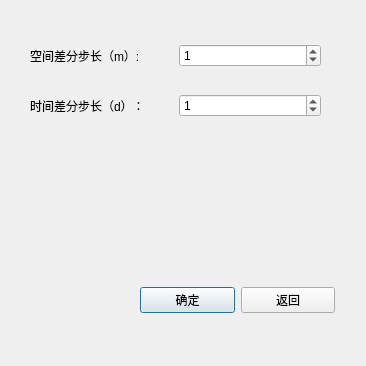
<?xml version="1.0" encoding="UTF-8"?>
<ui version="4.0">
 <class>Set_FDM</class>
 <widget class="QDialog" name="Set_FDM">
  <property name="geometry">
   <rect>
    <x>0</x>
    <y>0</y>
    <width>366</width>
    <height>366</height>
   </rect>
  </property>
  <property name="windowTitle">
   <string>数值解设置</string>
  </property>
  <widget class="QWidget" name="horizontalLayoutWidget_4">
   <property name="geometry">
    <rect>
     <x>140</x>
     <y>260</y>
     <width>195</width>
     <height>80</height>
    </rect>
   </property>
   <layout class="QHBoxLayout" name="horizontalLayout_4">
    <item>
     <widget class="QPushButton" name="sure">
      <property name="text">
       <string>确定</string>
      </property>
     </widget>
    </item>
    <item>
     <widget class="QPushButton" name="back">
      <property name="text">
       <string>返回</string>
      </property>
     </widget>
    </item>
   </layout>
  </widget>
  <widget class="QWidget" name="horizontalLayoutWidget">
   <property name="geometry">
    <rect>
     <x>30</x>
     <y>30</y>
     <width>291</width>
     <height>51</height>
    </rect>
   </property>
   <layout class="QHBoxLayout" name="horizontalLayout">
    <item>
     <widget class="QLabel" name="label">
      <property name="text">
       <string>空间差分步长（m）:</string>
      </property>
     </widget>
    </item>
    <item>
     <widget class="QSpinBox" name="spinBox_step_length">
      <property name="value">
       <number>1</number>
      </property>
     </widget>
    </item>
   </layout>
  </widget>
  <widget class="QWidget" name="horizontalLayoutWidget_2">
   <property name="geometry">
    <rect>
     <x>30</x>
     <y>80</y>
     <width>291</width>
     <height>51</height>
    </rect>
   </property>
   <layout class="QHBoxLayout" name="horizontalLayout_2">
    <item>
     <widget class="QLabel" name="label_2">
      <property name="text">
       <string>时间差分步长（d）：</string>
      </property>
     </widget>
    </item>
    <item>
     <widget class="QSpinBox" name="spinBox_step_time">
      <property name="value">
       <number>1</number>
      </property>
     </widget>
    </item>
   </layout>
  </widget>
 </widget>
 <resources/>
 <connections/>
</ui>
